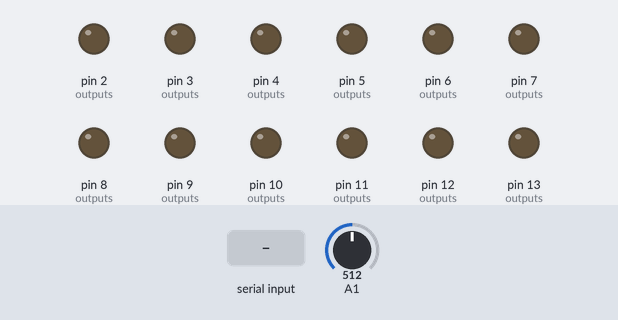
Simulated run of this sketch. Board: Arduino Uno, built with avr-gcc and run on an emulated ATmega328P. Shown: output pins drawn as LEDs (lit = HIGH). Dashed ring = blinking. The test bench sets the inputs (shaded band); at power-on: A1 = 512. What the sketch prints to the serial monitor is not drawn.

Above: at 2.7 s.
2.8 s: "N\n" received over Serial
At 3.26 s:
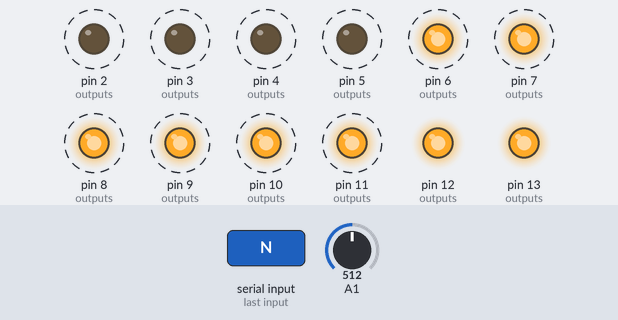
At 4.9 s:
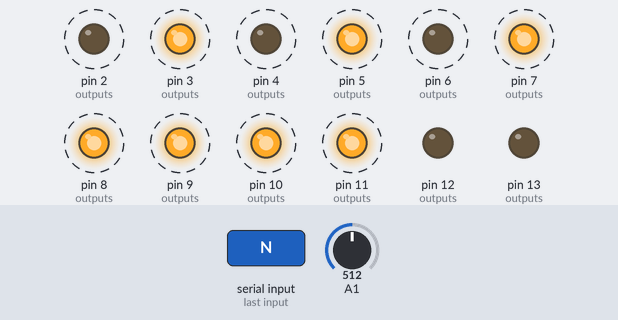
5.8 s: "HELLO\n" received over Serial
At 7.52 s:
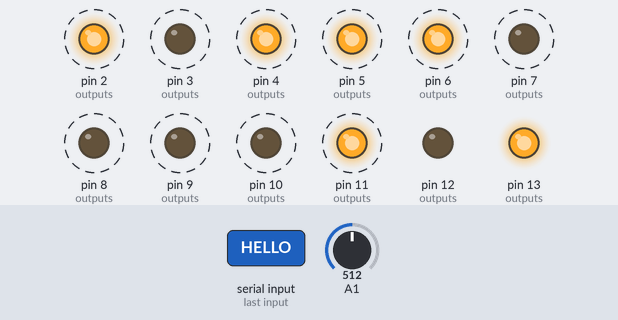
Timing chart, 0 to 16.1 s (numbered marks = the images above; inputs shaded):
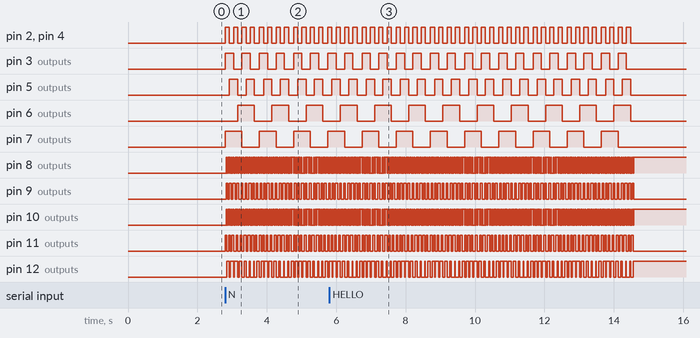

The sketch:

Arduino_EIT_Gesture_USB_FrameOutput_RealScan.ino
```cpp
/*
    - MATLAB communicates through USB Serial only.
    - Baud rate is 115200.
    - Arduino sends 12 frames per Start.
    - MATLAB ignores first 2 frames and saves frames 3 to 12.

  MATLAB commands:
    HELLO     -> Arduino replies USB_GESTURE_DEVICE
    TYPE,1    -> Adjacent, 40 values/frame
    TYPE,2    -> Opposite, 16 values/frame
    TYPE,3    -> Skip1, 32 values/frame
    TYPE,4    -> RR, 120 values/frame
    N / START -> Start selected scan
    STOP      -> Stop recording
    RESET     -> Reset type to 1
*/

const long USB_BAUD = 115200;

// ========= Pin definitions =========
const int cn0 = 2, cn1 = 3, cn2 = 7;
const int co0 = 4, co1 = 5, co2 = 6;
const int vn0 = 10, vn1 = 11, vn2 = 12;
const int vo0 = 8,  vo1 = 9,  vo2 = 13;

// ========= Shared parameters =========
const int aP            = A1;
const int sN            = 60;    // ADC samples per measurement
const int cY            = 5;     // top/bottom averaging window
const int ddd           = 20;    // settling delay (ms)
const int EITiterations = 12;    // frames per trigger

float  answer = 0.0;
String valString;

byte selectedType = 1;
bool isRecording = false;
bool stopRequested = false;

char usbCommand[40];
byte usbIndex = 0;

// ========= Forward declarations =========
void controlCurrentMux(int, int);
void controlVoltageMux(int, int);
float voltageMeasurement(int, int, int);
void setP8();

void setup() {
  int outputs[] = {cn0,cn1,cn2, co0,co1,co2, vn0,vn1,vn2, vo0,vo1,vo2};

  for (int i = 0; i < 12; i++) {
    pinMode(outputs[i], OUTPUT);
    digitalWrite(outputs[i], LOW);
  }

  setP8();

  Serial.begin(USB_BAUD);
  delay(1500);  // USB serial can reset Arduino when MATLAB opens the port

  Serial.println(F("READY_USB"));
}

void loop() {
  if (readCommandFromPort(Serial, usbCommand, usbIndex, sizeof(usbCommand))) {
    handleCommand(usbCommand);
  }
}

// ========= Command handling =========
bool readCommandFromPort(Stream &port, char *buffer, byte &index, byte maxLen) {
  while (port.available() > 0) {
    char c = port.read();

    if (c == '\r') continue;

    if (c == '\n') {
      buffer[index] = '\0';
      index = 0;
      trimCommand(buffer);
      return strlen(buffer) > 0;
    }

    if (index < maxLen - 1) {
      buffer[index++] = c;
    } else {
      index = 0;
      buffer[0] = '\0';
    }
  }

  return false;
}

void trimCommand(char *cmd) {
  byte start = 0;

  while (cmd[start] == ' ' || cmd[start] == '\t') start++;

  if (start > 0) {
    byte i = 0;
    while (cmd[start] != '\0') cmd[i++] = cmd[start++];
    cmd[i] = '\0';
  }

  int len = strlen(cmd);
  while (len > 0 && (cmd[len - 1] == ' ' || cmd[len - 1] == '\t')) {
    cmd[len - 1] = '\0';
    len--;
  }
}

void handleCommand(char *cmd) {
  if (strcmp(cmd, "HELLO") == 0) {
    Serial.println(F("USB_GESTURE_DEVICE"));
    return;
  }

  if (strcmp(cmd, "PING") == 0) {
    Serial.println(F("PONG_USB"));
    return;
  }

  if (strncmp(cmd, "TYPE,", 5) == 0) {
    if (isRecording) {
      Serial.println(F("ERROR,CANNOT_CHANGE_TYPE_WHILE_RECORDING"));
      return;
    }

    int newType = atoi(cmd + 5);

    if (newType >= 1 && newType <= 4) {
      selectedType = (byte)newType;
      Serial.print(F("TYPE_SET,"));
      Serial.println(selectedType);
    } else {
      Serial.println(F("ERROR,INVALID_TYPE"));
    }

    return;
  }

  if (strcmp(cmd, "N") == 0 || strcmp(cmd, "START") == 0) {
    if (isRecording) {
      Serial.println(F("ERROR,ALREADY_RECORDING"));
      return;
    }

    stopRequested = false;
    runSelectedType();
    return;
  }

  if (strcmp(cmd, "STOP") == 0) {
    stopRequested = true;
    Serial.println(F("STOP_REQUESTED"));
    return;
  }

  if (strcmp(cmd, "RESET") == 0) {
    stopRequested = true;
    isRecording = false;
    selectedType = 1;
    Serial.println(F("RESET_DONE"));
    return;
  }

  if (strcmp(cmd, "STATUS") == 0) {
    Serial.print(F("STATUS,TYPE,"));
    Serial.print(selectedType);
    Serial.print(F(",RECORDING,"));
    Serial.println(isRecording ? F("YES") : F("NO"));
    return;
  }

  // Backward-compatible direct trigger.
  if (strlen(cmd) == 1 && cmd[0] >= '1' && cmd[0] <= '4') {
    if (isRecording) {
      Serial.println(F("ERROR,ALREADY_RECORDING"));
      return;
    }

    selectedType = (byte)(cmd[0] - '0');
    Serial.print(F("TYPE_SET,"));
    Serial.println(selectedType);
    stopRequested = false;
    runSelectedType();
    return;
  }

  if (strncmp(cmd, "JUMP,", 5) == 0) {
    Serial.println(F("JUMP_ACK"));
    return;
  }

  Serial.print(F("ERROR,UNKNOWN_COMMAND,"));
  Serial.println(cmd);
}

void runSelectedType() {
  isRecording = true;

  Serial.print(F("START,TYPE,"));
  Serial.println(selectedType);

  for (int k = 0; k < EITiterations; k++) {
    checkStopDuringRecording();

    if (stopRequested) {
      Serial.println(F("STOPPED"));
      isRecording = false;
      return;
    }

    if      (selectedType == 1) runAdjacent();
    else if (selectedType == 2) runOpposite();
    else if (selectedType == 3) runSkip1();
    else if (selectedType == 4) runRR();
  }

  Serial.println(F("END"));
  isRecording = false;
}

void checkStopDuringRecording() {
  if (readCommandFromPort(Serial, usbCommand, usbIndex, sizeof(usbCommand))) {
    if (strcmp(usbCommand, "STOP") == 0 || strcmp(usbCommand, "RESET") == 0) {
      stopRequested = true;
    } else if (strncmp(usbCommand, "TYPE,", 5) == 0) {
      Serial.println(F("ERROR,CANNOT_CHANGE_TYPE_WHILE_RECORDING"));
    } else if (strcmp(usbCommand, "HELLO") == 0) {
      Serial.println(F("USB_GESTURE_DEVICE"));
    }
  }
}

// ========= Helpers =========
void measureAndAppend(int vIn, int vOut) {
  controlVoltageMux(vIn, vOut);
  delay(ddd);

  answer = voltageMeasurement(aP, sN, cY);

  char tempStr[10];
  dtostrf(answer, 6, 4, tempStr);

  valString += String(",");
  valString += String(tempStr);
}

void emitFrame() {
  valString.remove(0, 1);
  valString += String(",");

  // Send one complete frame to MATLAB through USB.
  Serial.println(valString);
  Serial.flush();
}

// ========= Adjacent: offset = 1, 8 injections x 5 measurements = 40 =========
void runAdjacent() {
  valString = String("");

  for (int i = 0; i < 8; i++) {
    controlCurrentMux(i, (i + 1) % 8);

    int s1 = (i + 7) % 8;
    int s2 = i;
    int s3 = (i + 1) % 8;

    for (int j = 0; j < 8; j++) {
      if (j == s1 || j == s2 || j == s3) continue;
      measureAndAppend(j, (j + 1) % 8);
    }
  }

  emitFrame();
}

// ========= Opposite: offset = 4, 4 injections x 4 measurements = 16 =========
void runOpposite() {
  valString = String("");

  for (int i = 0; i < 4; i++) {
    controlCurrentMux(i, i + 4);

    int s1 = (i + 7) % 8;
    int s2 = i;
    int s3 = (i + 3) % 8;
    int s4 = (i + 4) % 8;

    for (int j = 0; j < 8; j++) {
      if (j == s1 || j == s2 || j == s3 || j == s4) continue;
      measureAndAppend(j, (j + 1) % 8);
    }
  }

  emitFrame();
}

// ========= Skip1: offset = 2, 8 injections x 4 measurements = 32 =========
void runSkip1() {
  valString = String("");

  for (int i = 0; i < 8; i++) {
    controlCurrentMux(i, (i + 2) % 8);

    int s1 = (i + 7) % 8;
    int s2 = i;
    int s3 = (i + 1) % 8;
    int s4 = (i + 2) % 8;

    for (int j = 0; j < 8; j++) {
      if (j == s1 || j == s2 || j == s3 || j == s4) continue;
      measureAndAppend(j, (j + 1) % 8);
    }
  }

  emitFrame();
}

// ========= RR: 28 injections, 120 measurements =========
void runRR() {
  valString = String("");

  for (int focal = 0; focal < 7; focal++) {
    for (int target = focal + 1; target < 8; target++) {
      controlCurrentMux(focal, target);

      for (int j = 0; j < 8; j++) {
        int jNext = (j + 1) % 8;

        if (j == focal || j == target || jNext == focal || jNext == target) continue;

        measureAndAppend(j, jNext);
      }
    }
  }

  emitFrame();
}

// ========= Mux control =========
void controlCurrentMux(int currentInChannel, int currentOutChannel) {
  int cnPin[] = {cn0, cn1, cn2};
  int coPin[] = {co0, co1, co2};

  int cnChannel[8][3] = {
    {1,1,1},{0,1,1},{1,0,1},{0,0,1},
    {1,1,0},{0,1,0},{1,0,0},{0,0,0}
  };

  int coChannel[8][3] = {
    {0,0,0},{1,0,0},{0,1,0},{1,1,0},
    {0,0,1},{1,0,1},{0,1,1},{1,1,1}
  };

  for (int i = 0; i < 3; i++) digitalWrite(cnPin[i], cnChannel[currentInChannel][i]);
  for (int i = 0; i < 3; i++) digitalWrite(coPin[i], coChannel[currentOutChannel][i]);
}

void controlVoltageMux(int voltageInChannel, int voltageOutChannel) {
  int vnPin[] = {vn0, vn1, vn2};
  int voPin[] = {vo0, vo1, vo2};

  int vnChannel[8][3] = {
    {0,0,0},{1,0,0},{0,1,0},{1,1,0},
    {0,0,1},{1,0,1},{0,1,1},{1,1,1}
  };

  int voChannel[8][3] = {
    {1,1,1},{0,1,1},{1,0,1},{0,0,1},
    {1,1,0},{0,1,0},{1,0,0},{0,0,0}
  };

  for (int i = 0; i < 3; i++) digitalWrite(vnPin[i], vnChannel[voltageInChannel][i]);
  for (int i = 0; i < 3; i++) digitalWrite(voPin[i], voChannel[voltageOutChannel][i]);
}

// ========= Voltage measurement =========
float voltageMeasurement(int pin, int n, int cont) {
  int adcValueList[n];
  int temp = 0;
  float maxAdc = 0.0;
  float minAdc = 0.0;

  for (int i = 0; i < n; i++) {
    adcValueList[i] = analogRead(pin);
  }

  for (int i = 0; i < n; i++) {
    for (int j = i + 1; j < n; j++) {
      if (adcValueList[i] > adcValueList[j]) {
        temp = adcValueList[i];
        adcValueList[i] = adcValueList[j];
        adcValueList[j] = temp;
      }
    }
  }

  for (int i = n - cont; i < n; i++) maxAdc += adcValueList[i];
  for (int i = 0; i < cont; i++)     minAdc += adcValueList[i];

  return 5.0 * maxAdc / cont / 1023.0 - 5.0 * minAdc / cont / 1023.0;
}

// ========= ADC prescaler =========
void setP16() {
  ADCSRA |=  (1 << ADPS2);
  ADCSRA &= ~(1 << ADPS1);
  ADCSRA &= ~(1 << ADPS0);
}

void setP8() {
  ADCSRA &= ~(1 << ADPS2);
  ADCSRA |=  (1 << ADPS1);
  ADCSRA |=  (1 << ADPS0);
}
```

Measured:
- after the input at 2.8 s, pin 2 (outputs): alternates HIGH for 0.12 s and LOW for 0.12 s, starting at once; pin 3 (outputs): alternates HIGH for 0.24 s and LOW for 0.25 s, starting at once
